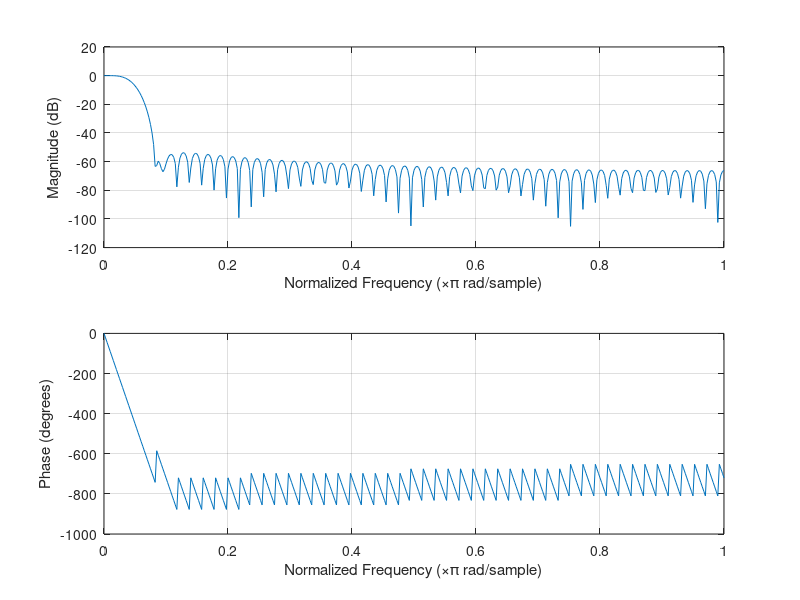

MATLAB code for this plot:
f1 = 50;
f2 = 100;
f3 = 150;
f4 = 200;
fs = 2048; 
t = 0:(1/fs):1-(1/fs);
x = 1*cos(2*pi*f1*t) + 0.01*cos(2*pi*f2*t) + 0.005*cos(2*pi*f3*t) + 0.001*cos(2*pi*f4*t);
n = length(x);
plot(t, x)
fn = (fs/2);            %frequencia de nyquist 
fc = 50;                %frequencia de corte
%passa baixa
h = fir1(100,fc/fn);
freqz(h,1,50);
